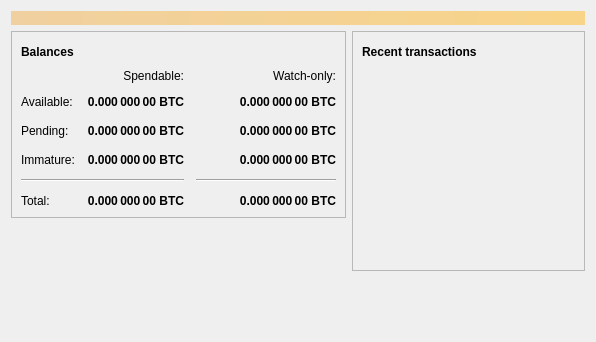
<?xml version="1.0" encoding="UTF-8"?>
<ui version="4.0">
 <class>OverviewPage</class>
 <widget class="QWidget" name="OverviewPage">
  <property name="geometry">
   <rect>
    <x>0</x>
    <y>0</y>
    <width>596</width>
    <height>342</height>
   </rect>
  </property>
  <property name="windowTitle">
   <string>Form</string>
  </property>
  <layout class="QVBoxLayout" name="topLayout">
   <item>
    <widget class="QLabel" name="labelAlerts">
     <property name="visible">
      <bool>false</bool>
     </property>
     <property name="styleSheet">
      <string notr="true">QLabel { background-color: qlineargradient(x1: 0, y1: 0, x2: 1, y2: 0, stop:0 #F0D0A0, stop:1 #F8D488); color:#000000; }</string>
     </property>
     <property name="wordWrap">
      <bool>true</bool>
     </property>
     <property name="margin">
      <number>3</number>
     </property>
     <property name="textInteractionFlags">
      <set>Qt::TextSelectableByMouse</set>
     </property>
    </widget>
   </item>
   <item>
    <layout class="QHBoxLayout" name="horizontalLayout" stretch="1,1">
     <item>
      <layout class="QVBoxLayout" name="verticalLayout_2">
       <item>
        <widget class="QFrame" name="frame">
         <property name="frameShape">
          <enum>QFrame::StyledPanel</enum>
         </property>
         <property name="frameShadow">
          <enum>QFrame::Raised</enum>
         </property>
         <layout class="QVBoxLayout" name="verticalLayout_4">
          <item>
           <layout class="QHBoxLayout" name="horizontalLayout_4">
            <item>
             <widget class="QLabel" name="label_5">
              <property name="font">
               <font>
                <weight>75</weight>
                <bold>true</bold>
               </font>
              </property>
              <property name="text">
               <string>Balances</string>
              </property>
             </widget>
            </item>
            <item>
             <widget class="QPushButton" name="labelWalletStatus">
              <property name="enabled">
               <bool>true</bool>
              </property>
              <property name="maximumSize">
               <size>
                <width>30</width>
                <height>16777215</height>
               </size>
              </property>
              <property name="toolTip">
               <string>The displayed information may be out of date. Your wallet automatically synchronizes with the GainzCoin network after a connection is established, but this process has not completed yet.</string>
              </property>
              <property name="text">
               <string/>
              </property>
              <property name="icon">
               <iconset resource="../gainzcoin.qrc">
                <normaloff>:/icons/warning</normaloff>
                <disabledoff>:/icons/warning</disabledoff>:/icons/warning</iconset>
              </property>
              <property name="iconSize">
               <size>
                <width>24</width>
                <height>24</height>
               </size>
              </property>
              <property name="flat">
               <bool>true</bool>
              </property>
             </widget>
            </item>
            <item>
             <spacer name="horizontalSpacer_3">
              <property name="orientation">
               <enum>Qt::Horizontal</enum>
              </property>
              <property name="sizeHint" stdset="0">
               <size>
                <width>40</width>
                <height>20</height>
               </size>
              </property>
             </spacer>
            </item>
           </layout>
          </item>
          <item>
           <layout class="QGridLayout" name="gridLayout">
            <property name="spacing">
             <number>12</number>
            </property>
            <item row="2" column="2">
             <widget class="QLabel" name="labelWatchPending">
              <property name="font">
               <font>
                <weight>75</weight>
                <bold>true</bold>
               </font>
              </property>
              <property name="cursor">
               <cursorShape>IBeamCursor</cursorShape>
              </property>
              <property name="toolTip">
               <string>Unconfirmed transactions to watch-only addresses</string>
              </property>
              <property name="text">
               <string notr="true">0.000 000 00 BTC</string>
              </property>
              <property name="alignment">
               <set>Qt::AlignRight|Qt::AlignTrailing|Qt::AlignVCenter</set>
              </property>
              <property name="textInteractionFlags">
               <set>Qt::LinksAccessibleByMouse|Qt::TextSelectableByKeyboard|Qt::TextSelectableByMouse</set>
              </property>
             </widget>
            </item>
            <item row="2" column="1">
             <widget class="QLabel" name="labelUnconfirmed">
              <property name="font">
               <font>
                <weight>75</weight>
                <bold>true</bold>
               </font>
              </property>
              <property name="cursor">
               <cursorShape>IBeamCursor</cursorShape>
              </property>
              <property name="toolTip">
               <string>Total of transactions that have yet to be confirmed, and do not yet count toward the spendable balance</string>
              </property>
              <property name="text">
               <string notr="true">0.000 000 00 BTC</string>
              </property>
              <property name="alignment">
               <set>Qt::AlignRight|Qt::AlignTrailing|Qt::AlignVCenter</set>
              </property>
              <property name="textInteractionFlags">
               <set>Qt::LinksAccessibleByMouse|Qt::TextSelectableByKeyboard|Qt::TextSelectableByMouse</set>
              </property>
             </widget>
            </item>
            <item row="3" column="2">
             <widget class="QLabel" name="labelWatchImmature">
              <property name="font">
               <font>
                <weight>75</weight>
                <bold>true</bold>
               </font>
              </property>
              <property name="cursor">
               <cursorShape>IBeamCursor</cursorShape>
              </property>
              <property name="toolTip">
               <string>Mined balance in watch-only addresses that has not yet matured</string>
              </property>
              <property name="text">
               <string notr="true">0.000 000 00 BTC</string>
              </property>
              <property name="alignment">
               <set>Qt::AlignRight|Qt::AlignTrailing|Qt::AlignVCenter</set>
              </property>
              <property name="textInteractionFlags">
               <set>Qt::LinksAccessibleByMouse|Qt::TextSelectableByKeyboard|Qt::TextSelectableByMouse</set>
              </property>
             </widget>
            </item>
            <item row="4" column="0" colspan="2">
             <widget class="Line" name="line">
              <property name="orientation">
               <enum>Qt::Horizontal</enum>
              </property>
             </widget>
            </item>
            <item row="4" column="2">
             <widget class="Line" name="lineWatchBalance">
              <property name="sizePolicy">
               <sizepolicy hsizetype="Preferred" vsizetype="Fixed">
                <horstretch>0</horstretch>
                <verstretch>0</verstretch>
               </sizepolicy>
              </property>
              <property name="minimumSize">
               <size>
                <width>140</width>
                <height>0</height>
               </size>
              </property>
              <property name="orientation">
               <enum>Qt::Horizontal</enum>
              </property>
             </widget>
            </item>
            <item row="5" column="0">
             <widget class="QLabel" name="labelTotalText">
              <property name="text">
               <string>Total:</string>
              </property>
             </widget>
            </item>
            <item row="3" column="1">
             <widget class="QLabel" name="labelImmature">
              <property name="font">
               <font>
                <weight>75</weight>
                <bold>true</bold>
               </font>
              </property>
              <property name="cursor">
               <cursorShape>IBeamCursor</cursorShape>
              </property>
              <property name="toolTip">
               <string>Mined balance that has not yet matured</string>
              </property>
              <property name="text">
               <string notr="true">0.000 000 00 BTC</string>
              </property>
              <property name="alignment">
               <set>Qt::AlignRight|Qt::AlignTrailing|Qt::AlignVCenter</set>
              </property>
              <property name="textInteractionFlags">
               <set>Qt::LinksAccessibleByMouse|Qt::TextSelectableByKeyboard|Qt::TextSelectableByMouse</set>
              </property>
             </widget>
            </item>
            <item row="2" column="3">
             <spacer name="horizontalSpacer_2">
              <property name="orientation">
               <enum>Qt::Horizontal</enum>
              </property>
              <property name="sizeHint" stdset="0">
               <size>
                <width>40</width>
                <height>20</height>
               </size>
              </property>
             </spacer>
            </item>
            <item row="3" column="0">
             <widget class="QLabel" name="labelImmatureText">
              <property name="text">
               <string>Immature:</string>
              </property>
             </widget>
            </item>
            <item row="5" column="1">
             <widget class="QLabel" name="labelTotal">
              <property name="font">
               <font>
                <weight>75</weight>
                <bold>true</bold>
               </font>
              </property>
              <property name="cursor">
               <cursorShape>IBeamCursor</cursorShape>
              </property>
              <property name="toolTip">
               <string>Your current total balance</string>
              </property>
              <property name="text">
               <string notr="true">0.000 000 00 BTC</string>
              </property>
              <property name="alignment">
               <set>Qt::AlignRight|Qt::AlignTrailing|Qt::AlignVCenter</set>
              </property>
              <property name="textInteractionFlags">
               <set>Qt::LinksAccessibleByMouse|Qt::TextSelectableByKeyboard|Qt::TextSelectableByMouse</set>
              </property>
             </widget>
            </item>
            <item row="5" column="2">
             <widget class="QLabel" name="labelWatchTotal">
              <property name="font">
               <font>
                <weight>75</weight>
                <bold>true</bold>
               </font>
              </property>
              <property name="cursor">
               <cursorShape>IBeamCursor</cursorShape>
              </property>
              <property name="toolTip">
               <string>Current total balance in watch-only addresses</string>
              </property>
              <property name="text">
               <string notr="true">0.000 000 00 BTC</string>
              </property>
              <property name="alignment">
               <set>Qt::AlignRight|Qt::AlignTrailing|Qt::AlignVCenter</set>
              </property>
              <property name="textInteractionFlags">
               <set>Qt::LinksAccessibleByMouse|Qt::TextSelectableByKeyboard|Qt::TextSelectableByMouse</set>
              </property>
             </widget>
            </item>
            <item row="0" column="2">
             <widget class="QLabel" name="labelWatchonly">
              <property name="text">
               <string>Watch-only:</string>
              </property>
              <property name="alignment">
               <set>Qt::AlignRight|Qt::AlignTrailing|Qt::AlignVCenter</set>
              </property>
             </widget>
            </item>
            <item row="1" column="0">
             <widget class="QLabel" name="labelBalanceText">
              <property name="text">
               <string>Available:</string>
              </property>
             </widget>
            </item>
            <item row="1" column="1">
             <widget class="QLabel" name="labelBalance">
              <property name="font">
               <font>
                <weight>75</weight>
                <bold>true</bold>
               </font>
              </property>
              <property name="cursor">
               <cursorShape>IBeamCursor</cursorShape>
              </property>
              <property name="toolTip">
               <string>Your current spendable balance</string>
              </property>
              <property name="text">
               <string notr="true">0.000 000 00 BTC</string>
              </property>
              <property name="alignment">
               <set>Qt::AlignRight|Qt::AlignTrailing|Qt::AlignVCenter</set>
              </property>
              <property name="textInteractionFlags">
               <set>Qt::LinksAccessibleByMouse|Qt::TextSelectableByKeyboard|Qt::TextSelectableByMouse</set>
              </property>
             </widget>
            </item>
            <item row="1" column="2">
             <widget class="QLabel" name="labelWatchAvailable">
              <property name="font">
               <font>
                <weight>75</weight>
                <bold>true</bold>
               </font>
              </property>
              <property name="cursor">
               <cursorShape>IBeamCursor</cursorShape>
              </property>
              <property name="toolTip">
               <string>Your current balance in watch-only addresses</string>
              </property>
              <property name="text">
               <string notr="true">0.000 000 00 BTC</string>
              </property>
              <property name="alignment">
               <set>Qt::AlignRight|Qt::AlignTrailing|Qt::AlignVCenter</set>
              </property>
              <property name="textInteractionFlags">
               <set>Qt::LinksAccessibleByMouse|Qt::TextSelectableByKeyboard|Qt::TextSelectableByMouse</set>
              </property>
             </widget>
            </item>
            <item row="2" column="0">
             <widget class="QLabel" name="labelPendingText">
              <property name="text">
               <string>Pending:</string>
              </property>
             </widget>
            </item>
            <item row="0" column="1">
             <widget class="QLabel" name="labelSpendable">
              <property name="text">
               <string>Spendable:</string>
              </property>
              <property name="alignment">
               <set>Qt::AlignRight|Qt::AlignTrailing|Qt::AlignVCenter</set>
              </property>
             </widget>
            </item>
           </layout>
          </item>
         </layout>
        </widget>
       </item>
       <item>
        <spacer name="verticalSpacer">
         <property name="orientation">
          <enum>Qt::Vertical</enum>
         </property>
         <property name="sizeHint" stdset="0">
          <size>
           <width>20</width>
           <height>40</height>
          </size>
         </property>
        </spacer>
       </item>
      </layout>
     </item>
     <item>
      <layout class="QVBoxLayout" name="verticalLayout_3">
       <item>
        <widget class="QFrame" name="frame_2">
         <property name="frameShape">
          <enum>QFrame::StyledPanel</enum>
         </property>
         <property name="frameShadow">
          <enum>QFrame::Raised</enum>
         </property>
         <layout class="QVBoxLayout" name="verticalLayout">
          <item>
           <layout class="QHBoxLayout" name="horizontalLayout_2">
            <item>
             <widget class="QLabel" name="label_4">
              <property name="font">
               <font>
                <weight>75</weight>
                <bold>true</bold>
               </font>
              </property>
              <property name="text">
               <string>Recent transactions</string>
              </property>
             </widget>
            </item>
            <item>
             <widget class="QPushButton" name="labelTransactionsStatus">
              <property name="enabled">
               <bool>true</bool>
              </property>
              <property name="maximumSize">
               <size>
                <width>30</width>
                <height>16777215</height>
               </size>
              </property>
              <property name="toolTip">
               <string>The displayed information may be out of date. Your wallet automatically synchronizes with the GainzCoin network after a connection is established, but this process has not completed yet.</string>
              </property>
              <property name="text">
               <string/>
              </property>
              <property name="icon">
               <iconset resource="../gainzcoin.qrc">
                <normaloff>:/icons/warning</normaloff>
                <disabledoff>:/icons/warning</disabledoff>:/icons/warning</iconset>
              </property>
              <property name="iconSize">
               <size>
                <width>24</width>
                <height>24</height>
               </size>
              </property>
              <property name="flat">
               <bool>true</bool>
              </property>
             </widget>
            </item>
            <item>
             <spacer name="horizontalSpacer">
              <property name="orientation">
               <enum>Qt::Horizontal</enum>
              </property>
              <property name="sizeHint" stdset="0">
               <size>
                <width>40</width>
                <height>20</height>
               </size>
              </property>
             </spacer>
            </item>
           </layout>
          </item>
          <item>
           <widget class="QListView" name="listTransactions">
            <property name="styleSheet">
             <string notr="true">QListView { background: transparent; }</string>
            </property>
            <property name="frameShape">
             <enum>QFrame::NoFrame</enum>
            </property>
            <property name="verticalScrollBarPolicy">
             <enum>Qt::ScrollBarAlwaysOff</enum>
            </property>
            <property name="horizontalScrollBarPolicy">
             <enum>Qt::ScrollBarAlwaysOff</enum>
            </property>
            <property name="selectionMode">
             <enum>QAbstractItemView::NoSelection</enum>
            </property>
           </widget>
          </item>
         </layout>
        </widget>
       </item>
       <item>
        <spacer name="verticalSpacer_2">
         <property name="orientation">
          <enum>Qt::Vertical</enum>
         </property>
         <property name="sizeHint" stdset="0">
          <size>
           <width>20</width>
           <height>40</height>
          </size>
         </property>
        </spacer>
       </item>
      </layout>
     </item>
    </layout>
   </item>
  </layout>
 </widget>
 <resources/>
 <connections/>
</ui>
